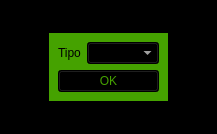
<?xml version="1.0" encoding="UTF-8"?>
<ui version="4.0">
 <class>inserisci_cliente</class>
 <widget class="QWidget" name="inserisci_cliente">
  <property name="geometry">
   <rect>
    <x>0</x>
    <y>0</y>
    <width>217</width>
    <height>134</height>
   </rect>
  </property>
  <property name="windowTitle">
   <string>Nuovo Servizio</string>
  </property>
  <property name="styleSheet">
   <string notr="true">background-color: rgb(0, 0, 0);</string>
  </property>
  <layout class="QGridLayout" name="gridLayout">
   <item row="0" column="0" alignment="Qt::AlignHCenter|Qt::AlignVCenter">
    <widget class="QWidget" name="widget" native="true">
     <property name="styleSheet">
      <string notr="true">background-color: rgb(69, 162, 0);</string>
     </property>
     <layout class="QGridLayout" name="gridLayout_2">
      <item row="0" column="0">
       <layout class="QVBoxLayout" name="verticalLayout">
        <item>
         <layout class="QHBoxLayout" name="horizontalLayout">
          <item>
           <widget class="QLabel" name="label">
            <property name="text">
             <string>Tipo</string>
            </property>
           </widget>
          </item>
          <item>
           <widget class="QComboBox" name="comboBox">
            <property name="styleSheet">
             <string notr="true">background-color: rgb(0, 0, 0);
color: rgb(255, 255, 255);</string>
            </property>
           </widget>
          </item>
         </layout>
        </item>
        <item>
         <layout class="QHBoxLayout" name="horizontalLayout_4"/>
        </item>
        <item>
         <widget class="QPushButton" name="btn_ok">
          <property name="styleSheet">
           <string notr="true">color: rgb(69, 162, 0);
background-color: rgb(0, 0, 0);</string>
          </property>
          <property name="text">
           <string>OK</string>
          </property>
         </widget>
        </item>
       </layout>
      </item>
     </layout>
    </widget>
   </item>
  </layout>
 </widget>
 <resources/>
 <connections/>
</ui>
